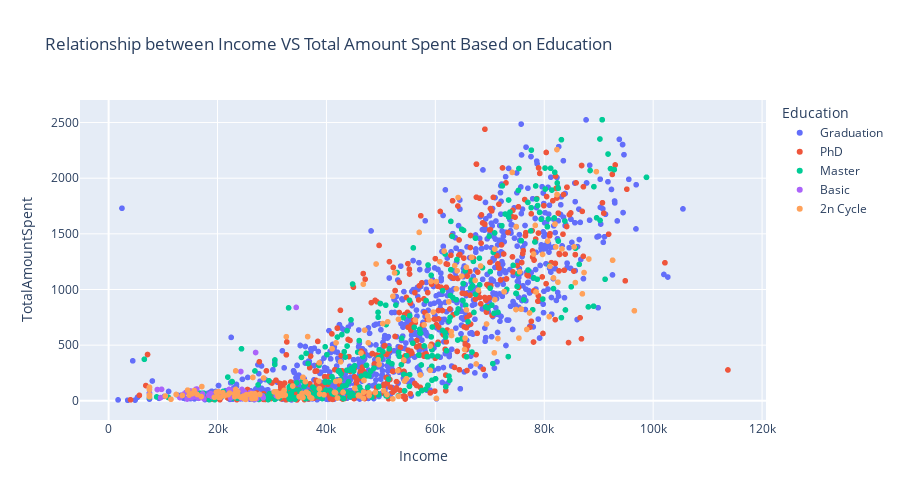

Notebook code for this chart:
### Markdown cell above
# Multivariate Analysis
 
Education Vs Income Vs TotalAmountSpent

### Code cell
fig = px.scatter(
    data_frame=df_cut,
    x = "Income",
    y= "TotalAmountSpent",
    title = "Relationship between Income VS Total Amount Spent Based on Education",
    color = "Education",
    height=500
)
fig.show()

### Figure 1 — Plotly figure (JSON) as saved in the notebook; plotly's stock layout.template omitted (floating-point values rounded to 4 significant figures; data arrays with more than 128 entries replaced by an {"elided": "..."} marker saying what was removed)
{"data": [{"hovertemplate": "Education=Graduation<br>Income=%{x}<br>TotalAmountSpent=%{y}<extra></extra>", "legendgroup": "Graduation", "marker": {"color": "#636efa", "symbol": "circle"}, "mode": "markers", "name": "Graduation", "showlegend": true, "type": "scattergl", "x": {"elided": "1113 int values"}, "xaxis": "x", "y": {"elided": "1113 int values"}, "yaxis": "y"}, {"hovertemplate": "Education=PhD<br>Income=%{x}<br>TotalAmountSpent=%{y}<extra></extra>", "legendgroup": "PhD", "marker": {"color": "#EF553B", "symbol": "circle"}, "mode": "markers", "name": "PhD", "showlegend": true, "type": "scattergl", "x": {"elided": "477 int values"}, "xaxis": "x", "y": {"elided": "477 int values"}, "yaxis": "y"}, {"hovertemplate": "Education=Master<br>Income=%{x}<br>TotalAmountSpent=%{y}<extra></extra>", "legendgroup": "Master", "marker": {"color": "#00cc96", "symbol": "circle"}, "mode": "markers", "name": "Master", "showlegend": true, "type": "scattergl", "x": {"elided": "364 int values"}, "xaxis": "x", "y": {"elided": "364 int values"}, "yaxis": "y"}, {"hovertemplate": "Education=Basic<br>Income=%{x}<br>TotalAmountSpent=%{y}<extra></extra>", "legendgroup": "Basic", "marker": {"color": "#ab63fa", "symbol": "circle"}, "mode": "markers", "name": "Basic", "showlegend": true, "type": "scattergl", "x": [7500, 24594, 9548, 28249, 24882, 24480, 27190, 24279, 30801, 18978, 25965, 21063, 13084, 17487, 20425, 26868, 25443, 14906, 15038, 22634, 16581, 14421, 23724, 15056, 8940, 25707, 7500, 26997, 18393, 24367, 17256, 22634, 13724, 24594, 15862, 9722, 18746, 23529, 28389, 16014, 28249, 20194, 24882, 34445, 22123, 22390, 14188, 20425, 16005, 15253, 26487, 25224, 16185, 14918], "xaxis": "x", "y": [61, 29, 29, 43, 80, 102, 18, 263, 45, 37, 74, 59, 29, 18, 57, 14, 32, 66, 80, 96, 24, 16, 75, 88, 101, 21, 119, 434, 50, 24, 62, 96, 58, 29, 36, 103, 64, 54, 28, 38, 43, 47, 80, 839, 102, 26, 75, 57, 103, 29, 69, 46, 106, 43], "yaxis": "y"}, {"hovertemplate": "Education=2n Cycle<br>Income=%{x}<br>TotalAmountSpent=%{y}<extra></extra>", "legendgroup": "2n Cycle", "marker": {"color": "#FFA15A", "symbol": "circle"}, "mode": "markers", "name": "2n Cycle", "showlegend": true, "type": "scattergl", "x": {"elided": "200 int values"}, "xaxis": "x", "y": {"elided": "200 int values"}, "yaxis": "y"}], "layout": {"height": 500, "legend": {"title": {"text": "Education"}, "tracegroupgap": 0}, "title": {"text": "Relationship between Income VS Total Amount Spent Based on Education"}, "xaxis": {"anchor": "y", "domain": [0, 1], "title": {"text": "Income"}}, "yaxis": {"anchor": "x", "domain": [0, 1], "title": {"text": "TotalAmountSpent"}}}}
